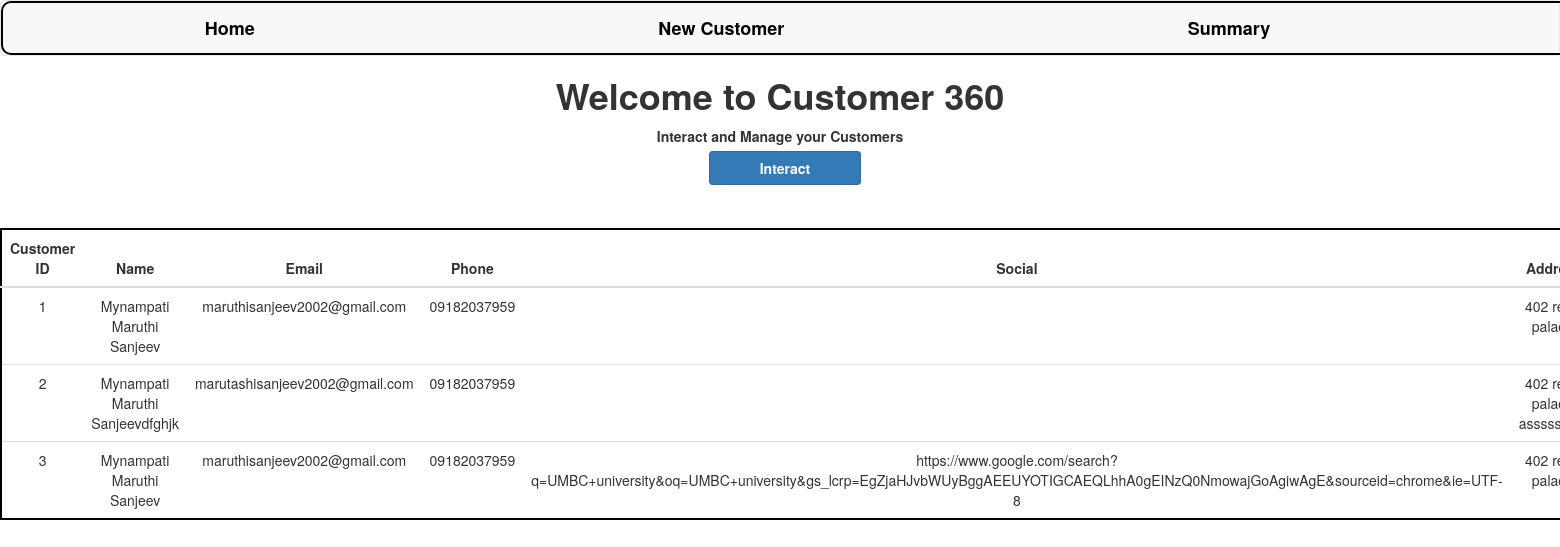
The page / on the database its author committed.
### customer360/models.py (models this page shows, shortened)
class Customer(models.Model):
    id = models.AutoField(primary_key=True)
    name = models.CharField(max_length= 100)
    email= models.EmailField(max_length=30)
    phone= models.CharField(max_length=20)
    social = models.URLField(blank=True)
    address= models.CharField(max_length=200)

### customer360/views.py (the view)
# urls.py: path('',views.index,name="index"),
def index(request):
    customers = Customer.objects.all()
    context = {"customers":customers}
    return render(request,"index.html",context=context)

### customer360/templates/index.html (shortened to what this page needs)
{% extends 'base.html' %}
{% load static %}
{% block content %}
<html>
    <head>
    </head>
    <body>
        <h1>Welcome to Customer 360</h1>
        <p>Interact and Manage your Customers</p>
        <a class="btn btn-primary" style="font-weight:bold; display:inline" onclick="set_customer()">Interact</a>
        <table class="table">
            <thead>
                <tr>
                    <th>Customer ID</th>
                    <th>Name</th>
                    <th>Email</th>
                    <th>Phone</th>
                    <th>Social</th>
                    <th>Address</th>
                </tr>
            </thead>
            <tbody>
                {% for customer in customers %}
                    <tr>
                        <td>{{customer.id }}</td>
                        <td>{{customer.name }}</td>
                        <td>{{customer.email }}</td>
                        <td>{{customer.phone }}</td>
                        <td>{{customer.social }}</td>
                        <td>{{customer.address }}</td>
                    </tr>
                {% endfor %}
            </tbody>
        </table>
    </body>
</html>
{% endblock content %}

### customer360/templates/base.html (shortened to what this page needs)
{% load static %}
<!DOCTYPE html>
<html>
    <head>
        <link rel="stylesheet" href="https://maxcdn.bootstrapcdn.com/bootstrap/3.4.1/css/bootstrap.min.css">
        <link rel="stylesheet" href="{% static 'css/main.css' %}">
    </head>
    <body>
        <nav class="navbar navbar-default">
                <ul class="nav navbar-nav">
                    <li>
                        <a style="color:black;" href="/">Home</a>
                    </li>
                    <li>
                        <a  style="color:black;" href="/create">New Customer</a>
                    </li>
                    <li>
                        <a style="color:black;" href="/summary">Summary</a>
                    </li>
                </ul>
        </nav>
        {% block content %}
        {% endblock %}
    </body>
</html>

### static/css/main.css (style rules this page uses)
body { text-align: center; margin: auto; }
h1,p { font-weight: bold; }
table { margin: auto; border: 2px solid #000000; margin-top: 50px; border-radius: 15px; background-color: white; text-align: center; }
th { text-align: center; }
.nav { width: 200%; border: 2px solid black; border-radius: 10px; }
.nav li { margin-right: 6%; margin-left: 6%; font-size: large; font-weight: bold; }
.btn { display: flex; margin-top: 10px; margin-bottom: 10px; padding-left: 50px; padding-right: 50px; text-align: left; margin-left: 10px; }

### rows shown on the page
Customer: id "1", name "Mynampati Maruthi Sanjeev", email "maruthisanjeev2002@gmail.com", phone "09182037959", address "402…"
Customer: id "2", name "Mynampati Maruthi Sanjeevdfghjk", email "marutashisanjeev2002@gmail.com", phone "09182037959", address "402…"
Customer: id "3", name "Mynampati Maruthi Sanjeev", email "maruthisanjeev2002@gmail.com", phone "09182037959", social "https://www.google.com/search?q=UMBC+university&oq=UMBC+university&gs_lcrp=EgZjaHJvbWUyBggAEEUYOTIGCAEQLhhA0gEINzQ0NmowajGoAgiwAgE&sourceid=chrome&ie=UTF-8", address "402…"
